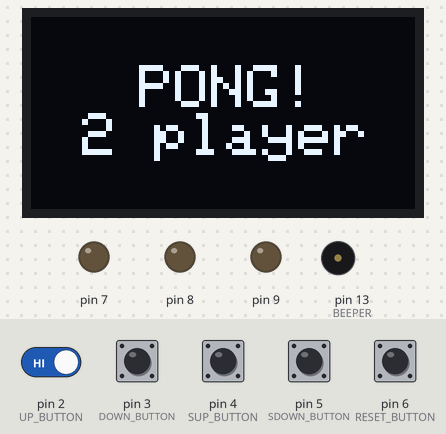
Bench run of a sketch on a simulated Arduino Uno, built with avr-gcc and run on an emulated ATmega328P. On the bench: 128×64 one-colour display, output pins drawn as LEDs (lit = HIGH), buzzer (waves = sounding). Inputs (shaded band) come from the test bench; at power-on: pin 2 (UP_BUTTON), pin 3 (DOWN_BUTTON), pin 4 (SUP_BUTTON), pin 5 (SDOWN_BUTTON), pin 6 (RESET_BUTTON) HIGH. Random numbers use the default seed unless the sketch sets one.

Above: at 3.7 s.
At 7.9 s:
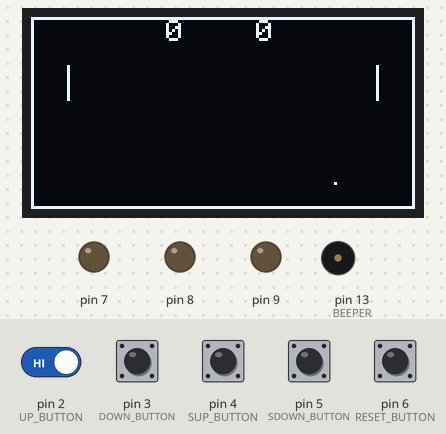
8.0 s: pin 6 (RESET_BUTTON) pulled LOW for 0.15 s
8.7 s: pin 2 (UP_BUTTON) driven LOW and pin 6 (RESET_BUTTON) driven LOW
11.7 s: pin 6 (RESET_BUTTON) driven HIGH
At 13.5 s:
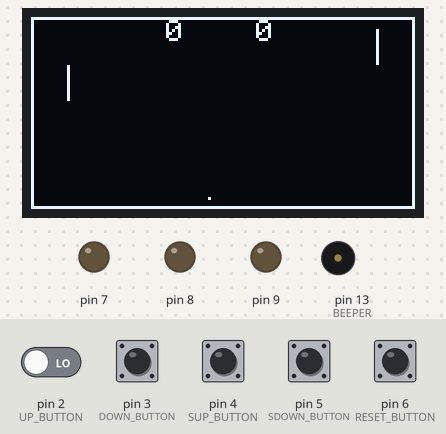
14.7 s: pin 6 (RESET_BUTTON) driven LOW
At 16.0 s:
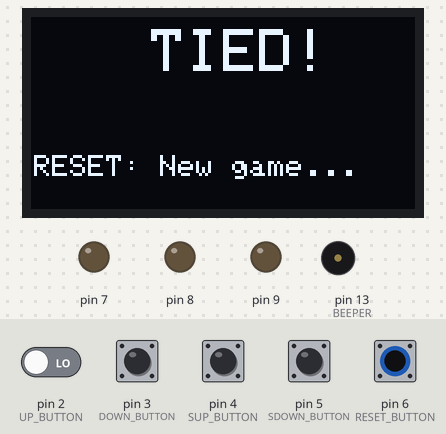
Timing chart, 0 to 17.6 s (numbered marks = the images above; inputs shaded):
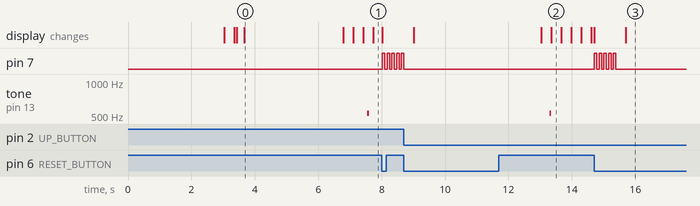

Measured:
- after the input at 8.0 s, pin 7: alternates HIGH for 0.08 s and LOW for 0.08 s, starting at once
- after the input at 11.7 s, tone on pin 13 (BEEPER): silent → 530 Hz after 1.6 s, → silent 0.05 s later
- after the input at 14.7 s, pin 7: alternates HIGH for 0.08 s and LOW for 0.08 s, 10 changes in all, then stays LOW, starting at once
- what the display in image 0 shows lasts 3.1 s, from 3.7 s to 6.8 s

The sketch:

pong-on-arduino.ino
```cpp
#include <SPI.h>
#include <Wire.h>
#include <Adafruit_GFX.h>
#include <Adafruit_SSD1306.h>

const int RESET_BUTTON = 6;
const int UP_BUTTON = 2;
const int DOWN_BUTTON = 3;
const int SUP_BUTTON = 4;
const int SDOWN_BUTTON = 5;
const int BEEPER = 13;

const unsigned long LEDinterval = 100;
const unsigned long PADDLE_RATE = 1;
const unsigned long BALL_RATE = 1;
const uint8_t PADDLE_HEIGHT = 12;

int p1Score = 0;
int p2Score = 0;
const int maxScore = 10;
bool resetBall = false;
int LEDflash = 1;

const int SCREEN_W = 128;
const int SCREEN_H = 64;
const int OLED_RESET = -1;
Adafruit_SSD1306 display(SCREEN_W, SCREEN_H, &Wire, OLED_RESET);

void drawCourt();
void drawScore();

void pongIntro(){
  display.clearDisplay();

  for(int16_t i=0; i<display.height()/2-2; i+=2){
    display.fillRoundRect(i, i, display.width()-2*i, display.height()-2*i, display.height()/4, SSD1306_INVERSE);
    display.display();
    delay(1);
  }
  display.fillScreen(BLACK);
  display.setTextSize(2);
  display.setTextColor(WHITE);
  display.setCursor(36,16);
  display.println("PONG!");
  display.setCursor(17,32);
  display.println("2 player");

  delay(200);
  display.display();
  delay(3000);
}

unsigned long ball_update;
uint8_t ball_x = 64, ball_y = 32;
uint8_t ball_dir_x = 1, ball_dir_y = 1;

unsigned long paddle_update;

const uint8_t sPlayer_x = 12;
uint8_t sPlayer_y = 16;

const uint8_t player_x = 115;
uint8_t player_y = 16;

void setup(){
    unsigned long start = millis();

    display.begin(SSD1306_SWITCHCAPVCC, 0x3C);

    pinMode(BEEPER, OUTPUT);
    pinMode(RESET_BUTTON, INPUT_PULLUP);
    pinMode(7,OUTPUT);
    pinMode(8,OUTPUT);
    pinMode(9,OUTPUT);

    pinMode(UP_BUTTON, INPUT);
    pinMode(DOWN_BUTTON, INPUT);
    digitalWrite(UP_BUTTON,1);
    digitalWrite(DOWN_BUTTON,1);

    pinMode(SUP_BUTTON, INPUT);
    pinMode(SDOWN_BUTTON, INPUT);
    digitalWrite(SUP_BUTTON,1);
    digitalWrite(SDOWN_BUTTON,1);

    ball_update = millis();
    paddle_update = ball_update;

    while(millis() - start < 3000);
      pongIntro();

    display.clearDisplay();
    delay(100);
    drawCourt();
    drawScore();
}
void drawCourt(){
  display.drawRect(0, 0, 128, 64, WHITE);
}
void drawScore(){
  display.setTextSize(1);
  display.setTextColor(WHITE);
  display.setCursor(45, 1);
  display.println(p2Score);
  display.setCursor(75, 1);
  display.println(p1Score);
}
void player1LED(){
  for(int LEDflashP1=0; LEDflashP1<5; LEDflashP1=LEDflashP1+1){
    digitalWrite(8,HIGH);
    delay(75);
    digitalWrite(8,LOW);
    delay(75);
  }
}
void player2LED(){
  for(int LEDflashP2=0; LEDflashP2<5; LEDflashP2=LEDflashP2+1){
    digitalWrite(9,HIGH);
    delay(75);
    digitalWrite(9,LOW);
    delay(75);
  }
}
void greenLED(){
  for(LEDflash=0; LEDflash<5; LEDflash=LEDflash+1){
    digitalWrite(7,HIGH);
    delay(75);
    digitalWrite(7,LOW);
    delay(75);
  }
}
void gameOver(){
  display.fillScreen(BLACK);
  if(p1Score>p2Score){
    display.setCursor(20,4);
    display.setTextColor(WHITE);
    display.setTextSize(2);
    display.print("1st Won");

    player1LED();
  }
  else if (p2Score > p1Score){
    display.setCursor(20,4);
    display.setTextColor(WHITE);
    display.setTextSize(2);
    display.print("2nd WON");

    player2LED();
  }
  else{
    display.setCursor(40,4);
    display.setTextColor(WHITE);
    display.setTextSize(2);
    display.print("TIED!");
    display.setCursor(1,46);
    display.setTextSize(1);
    display.println("RESET: New game...");
  }
  delay(200);
  display.display();
  delay(2000);
  p2Score = p1Score = 0;

  unsigned long start = millis();
  while(millis() - start < 2000);
  ball_update = millis();
  paddle_update = ball_update;
  resetBall=true;
}
void soundBounce(){
  tone(BEEPER, 530, 50);
}
void soundPoint(){
  tone(BEEPER, 250, 50);
}
void loop() {
    unsigned long time = millis();
    bool update = false;

    static bool up_state = false;
    static bool down_state = false;
    static bool sup_state = false;
    static bool sdown_state = false;

    if(digitalRead(RESET_BUTTON) == LOW){
        greenLED();
        LEDflash = 0;
        gameOver();

    }
    if(resetBall){
        if(p1Score == maxScore || p2Score == maxScore){
            gameOver();
        }
        else{
        display.fillScreen(BLACK);
        drawScore();
        drawCourt();
        ball_x = random(25,70);
        ball_y = random(3,63);
        do{
            ball_dir_x = random(-1,2);
        }
        while(ball_dir_x==0);

        do{
            ball_dir_y = random(-1,2);
        }
        while(ball_dir_y==0);

      resetBall=false;
      }
    }

    up_state |= (digitalRead(UP_BUTTON) == LOW);
    down_state |= (digitalRead(DOWN_BUTTON) == LOW);
    sup_state |= (digitalRead(SUP_BUTTON) == LOW);
    sdown_state |= (digitalRead(SDOWN_BUTTON) == LOW);

    if(time > ball_update) {
        uint8_t new_x = ball_x + ball_dir_x;
        uint8_t new_y = ball_y + ball_dir_y;

        // Check if we hit the vertical walls
        if(new_x == 0 || new_x == 127) {


          if(new_x == 0){
            p1Score+=1;
            display.fillScreen(BLACK);
            soundPoint();
            resetBall = true;

          }
          else if(new_x == 127){
            p2Score+=1;
            display.fillScreen(BLACK);
            soundPoint();
            resetBall = true;
          }
            ball_dir_x = -ball_dir_x;
            new_x += ball_dir_x + ball_dir_x;
        }

        // Check if we hit the horizontal walls.
        if(new_y == 0 || new_y == 63) {
            soundBounce();
            ball_dir_y = -ball_dir_y;
            new_y += ball_dir_y + ball_dir_y;
        }

        // Check if we hit the player 2 paddle
        if(new_x == sPlayer_x && new_y >= sPlayer_y && new_y <= sPlayer_y + PADDLE_HEIGHT){
            ball_dir_x = -ball_dir_x;
            new_x += ball_dir_x + ball_dir_x;
        }

        // Check if we hit the player paddle
        if(new_x == player_x && new_y >= player_y && new_y <= player_y + PADDLE_HEIGHT){
            ball_dir_x = -ball_dir_x;
            new_x += ball_dir_x + ball_dir_x;
        }

        display.drawPixel(ball_x, ball_y, BLACK);
        display.drawPixel(new_x, new_y, WHITE);
        ball_x = new_x;
        ball_y = new_y;

        ball_update += BALL_RATE;

        update = true;
    }

    if(time > paddle_update) {
        paddle_update += PADDLE_RATE;

        // Player 2 paddle
        display.drawFastVLine(sPlayer_x, sPlayer_y, PADDLE_HEIGHT, BLACK);
        //const uint8_t half_paddle = PADDLE_HEIGHT >> 1;
        if(sup_state) {
            sPlayer_y -= 1;
        }
        if(sdown_state) {
            sPlayer_y += 1;
        }
        if(sPlayer_y < 1) sPlayer_y = 1;
        if(sPlayer_y + PADDLE_HEIGHT > 63) sPlayer_y = 63 - PADDLE_HEIGHT;
        display.drawFastVLine(sPlayer_x, sPlayer_y, PADDLE_HEIGHT, WHITE);
        sup_state = sdown_state = false;
        // Player paddle
        display.drawFastVLine(player_x, player_y, PADDLE_HEIGHT, BLACK);
        if(up_state) {
            player_y -= 1;
        }
        if(down_state) {
            player_y += 1;
        }
        if(player_y < 1) player_y = 1;
        if(player_y + PADDLE_HEIGHT > 63) player_y = 63 - PADDLE_HEIGHT;
        display.drawFastVLine(player_x, player_y, PADDLE_HEIGHT, WHITE);
        up_state = down_state = false;
    }
        update = true;

    if(update){
        display.display();
        }
}
```
